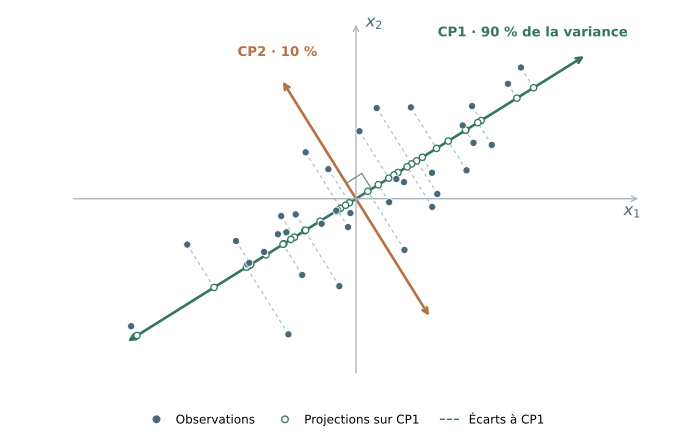

This chart was generated by the following Python code:
"""Generate the PCA teaching figure with NumPy and Matplotlib.

Run from any directory: python figures/acp_principe.py
"""

from pathlib import Path

import matplotlib

matplotlib.use("Agg")
import matplotlib.pyplot as plt
from matplotlib.lines import Line2D
import numpy as np


def main():
    rng = np.random.default_rng(24)
    scores = rng.normal(size=(36, 2))
    scores -= scores.mean(axis=0)
    # Make the sample scores exactly orthogonal, with a 9:1 variance ratio.
    scores[:, 1] -= (
        scores[:, 0] @ scores[:, 1] / (scores[:, 0] @ scores[:, 0])
    ) * scores[:, 0]
    scores /= scores.std(axis=0, ddof=1)
    scores *= [1.65, 0.55]
    angle = np.deg2rad(32)
    first = np.array([np.cos(angle), np.sin(angle)])
    second = np.array([-np.sin(angle), np.cos(angle)])
    points = scores @ np.array([first, second])
    projections = scores[:, :1] * first

    ink, green, orange = "#486976", "#347663", "#b77244"
    plt.rcParams.update({
        "font.family": "DejaVu Sans",
        "font.size": 10,
        "svg.fonttype": "path",
        "svg.hashsalt": "acp-principe",
    })
    fig, ax = plt.subplots(figsize=(7.2, 4.6))
    fig.subplots_adjust(left=0.06, right=0.97, top=0.98, bottom=0.12)
    ax.set_aspect("equal")
    ax.set_xlim(-4.5, 4.5)
    ax.set_ylim(-2.9, 2.9)
    ax.axis("off")

    for endpoint in [(4.35, 0), (0, 2.7)]:
        start = (-4.35, 0) if endpoint[1] == 0 else (0, -2.7)
        ax.annotate("", xy=endpoint, xytext=start,
                    arrowprops={"arrowstyle": "->", "color": "#a8b3bb", "lw": 1})
    ax.text(4.35, -0.25, "$x_1$", ha="right", color=ink, fontsize=12)
    ax.text(0.15, 2.63, "$x_2$", color=ink, fontsize=12)

    for point, projection in zip(points, projections):
        ax.plot(*np.array([point, projection]).T,
                color=green, alpha=0.45, lw=0.85, linestyle=(0, (3, 3)), zorder=1)
    for direction, length, color in [(first, 4.15, green), (second, 2.15, orange)]:
        ax.annotate("", xy=length * direction, xytext=-length * direction,
                    arrowprops={"arrowstyle": "<->", "color": color, "lw": 2},
                    zorder=2)

    # Equal aspect ratio preserves the geometric right angle on the page.
    corner = np.array([0.28 * first, 0.28 * (first + second), 0.28 * second])
    ax.plot(*corner.T, color="#74838b", lw=0.9, zorder=3)
    ax.scatter(*projections.T, s=23, facecolors="white", edgecolors=green,
               linewidths=1, zorder=4)
    ax.scatter(*points.T, s=30, color=ink, edgecolors="white",
               linewidths=0.65, zorder=5)
    ax.text(2.7, 2.48, "CP1 · 90 % de la variance", color=green,
            ha="center", fontsize=10, weight="bold")
    ax.text(-1.2, 2.18, "CP2 · 10 %", color=orange,
            ha="center", fontsize=10, weight="bold")

    handles = [
        Line2D([], [], marker="o", linestyle="none", color=ink,
               markersize=5, label="Observations"),
        Line2D([], [], marker="o", linestyle="none", markerfacecolor="white",
               color=green, markersize=5, label="Projections sur CP1"),
        Line2D([], [], color=green, linestyle="--", lw=1,
               label="Écarts à CP1"),
    ]
    fig.legend(handles=handles, loc="lower center", bbox_to_anchor=(0.5, 0.01),
               ncol=3, frameon=False, fontsize=9, handlelength=1.6, columnspacing=1.7)
    target = Path(__file__).with_suffix(".svg")
    fig.savefig(target, metadata={"Date": None}, facecolor="white")
    plt.close(fig)


if __name__ == "__main__":
    main()
